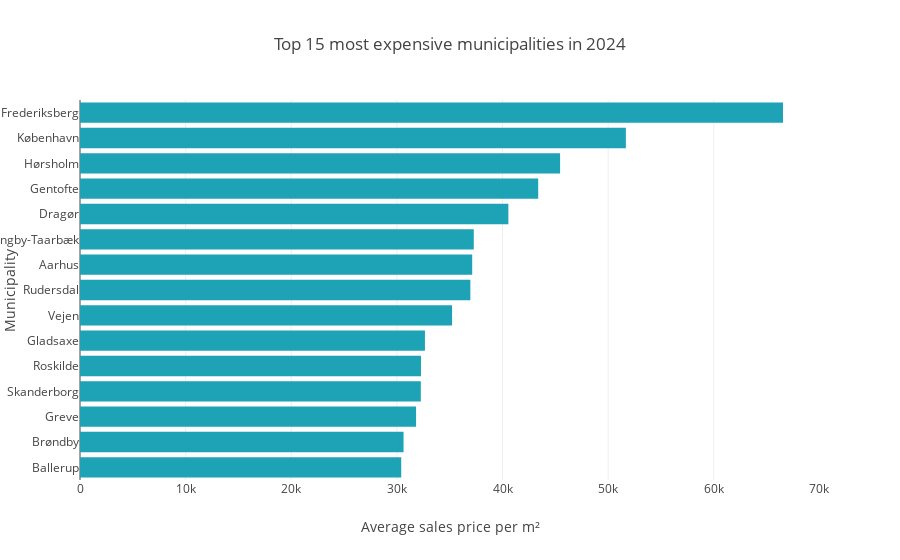

The notebook cell saved with this chart:
### Code cell
# Filtering the data and sorting in the appropriate order
data_for_plot = sales_data[sales_data["Year"] == max_hist].copy()
data_for_plot = data_for_plot[
    data_for_plot["Municipality"] != "National average"
].copy()
data_for_plot.sort_values("AvgSalesPrice", ascending=False, inplace=True)
data_for_plot.reset_index(inplace=True, drop=True)
data_for_plot = data_for_plot[:n_mncp_to_show].copy()
data_for_plot.sort_values("AvgSalesPrice", inplace=True)

# Plotting the data on a chart
fig = px.bar(
    data_for_plot,
    x="AvgSalesPrice",
    y="Municipality",
    orientation="h",
    title=f"Top {n_mncp_to_show} most expensive municipalities in {max_hist}",
    labels={
        "Municipality": "Municipality",
        "AvgSalesPrice": "Average sales price per m²",
    },
)
fig

### Figure 1 — Plotly figure (JSON) as saved in the notebook; plotly's stock layout.template omitted (floating-point values rounded to 4 significant figures)
{"data": [{"alignmentgroup": "True", "hovertemplate": "Average sales price per m²=%{x}<br>Municipality=%{y}<extra></extra>", "legendgroup": "", "marker": {"color": "#1ea2b5", "pattern": {"shape": ""}}, "name": "", "offsetgroup": "", "orientation": "h", "showlegend": false, "textposition": "auto", "type": "bar", "x": [30410.0, 30630.0, 31820.0, 32270.0, 32280.0, 32660.0, 35230.0, 36960.0, 37130.0, 37280.0, 40555, 43380.0, 45451, 51680.0, 66550.0], "xaxis": "x", "y": ["Ballerup", "Brøndby", "Greve", "Skanderborg", "Roskilde", "Gladsaxe", "Vejen", "Rudersdal", "Aarhus", "Lyngby-Taarbæk", "Dragør", "Gentofte", "Hørsholm", "København", "Frederiksberg"], "yaxis": "y"}], "layout": {"barmode": "relative", "legend": {"tracegroupgap": 0}, "title": {"text": "Top 15 most expensive municipalities in 2024"}, "xaxis": {"anchor": "y", "domain": [0, 1], "title": {"text": "Average sales price per m²"}}, "yaxis": {"anchor": "x", "domain": [0, 1], "title": {"text": "Municipality"}}}}
